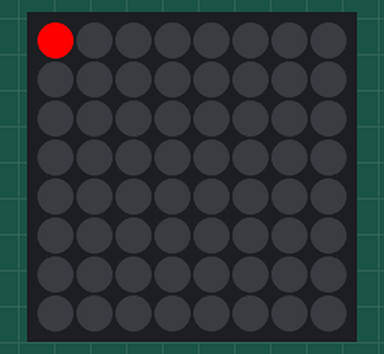
A program run on a simulated Raspberry Pi (BCM pin numbers) with a Sense HAT. On the bench: the Sense HAT's 8×8 RGB LED matrix. At 12.4 s the program stops and its outputs stay as they are.

Above: at 0.1 s.
At 1.6 s:
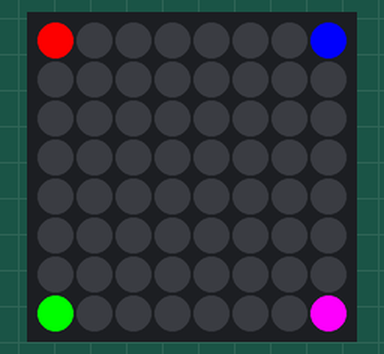
At 5.47 s:
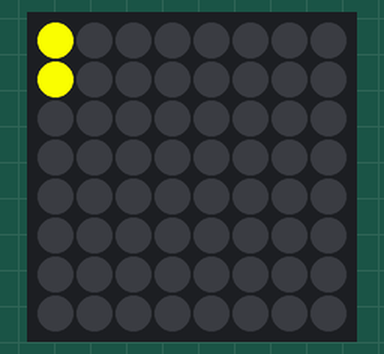
At 6.37 s:
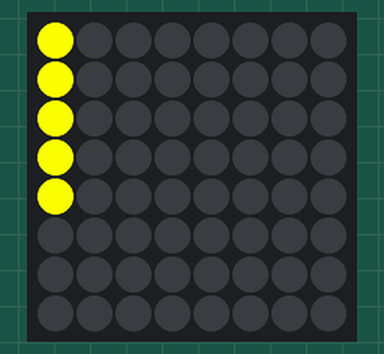
At 6.97 s:
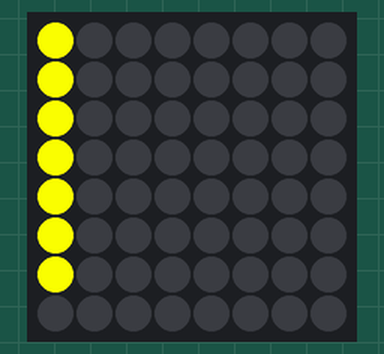
At 7.5 s:
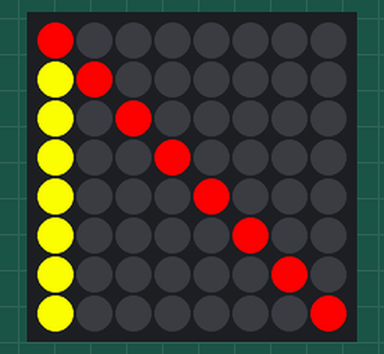

The program:

HAT_03_SetPixel.py
```python
#!/usr/bin/python3

from sense_hat import SenseHat
from time import sleep
import math

sense = SenseHat()


sense.clear()

# examples using (x, y, r, g, b)
sense.set_pixel(0, 0, 255, 0, 0)
sleep(0.5)
sense.set_pixel(0, 7, 0, 255, 0)
sleep(0.5)
sense.set_pixel(7, 0, 0, 0, 255)
sleep(0.5)
sense.set_pixel(7, 7, 255, 0, 255)
sleep(0.5)


sense.clear()
red   = (255,   0,   0)
rot   = red
green = (0  , 255,   0)
blue  = (0  ,   0, 255)
gelb  = (255, 255,   0)

# examples using (x, y, pixel)
sense.set_pixel(0, 0, red)
sleep(1)


sense.set_pixel(0, 0, green)
sleep(1)

sense.set_pixel(0, 0, blue)
sleep(1)
sense.clear()


for i in range(0,8):
    sense.set_pixel(0,i,gelb)
    sleep(0.3)

for i in range(0,8):
    sense.set_pixel(i,i,rot)


sleep(5)
sense.clear()
```

Measured:
- what the display in image 1 shows lasts 0.5 s, from 1.5 s to 2.0 s
- what the display in image 5 shows lasts 5.0 s, from 7.4 s to 12.4 s
